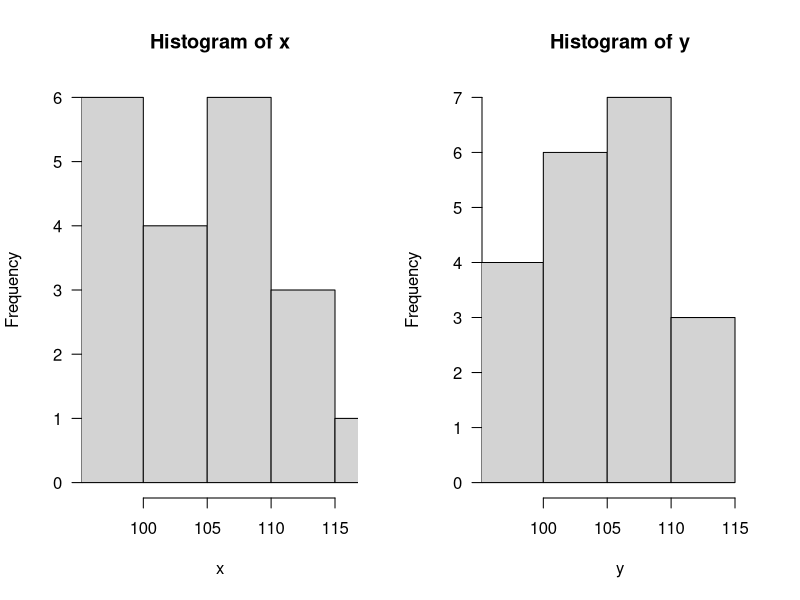
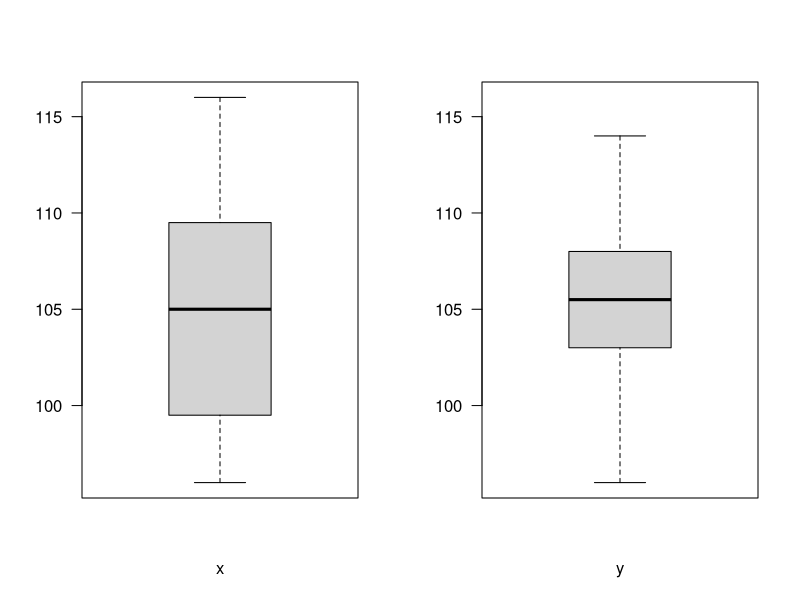

The R source for these figures, in order:
## ---- chunk 1

n=30; m = 20; x= rnorm(n, mean = 0, sd= 2)
y = rnorm(m, mean = 1, sd= 1)
var.test(x,y)
## ---- chunk 2

x= c(111, 107, 100, 99, 102, 106, 109, 108, 104, 99,
101, 96, 97, 102, 107, 113, 116, 113, 110, 98)
y=c(107, 108, 106, 98, 105, 103, 110, 105, 104,
100, 96, 108, 103, 104, 114, 114, 113, 108, 106, 99)
summary(x)
summary(y)
par(mfrow=c(1,2)); rxy=range(x,y)
hist(x,xlab="x",xlim=rxy,las=1)
hist(y,xlab="y",xlim=rxy,las=1)
par(mfrow=c(1,2));
boxplot(x,xlab="x",ylim=rxy,las=1)
boxplot(y,xlab="y",ylim=rxy,las=1)

ansari.test(x,y)
var.test(x,y)
## ---- chunk 3
x=c(2.9, 3.0, 2.5, 2.6, 3.2) # normal subjects
y=c(3.8, 2.7, 4.0, 2.4)#with obstructive airway disease
z=c(2.8, 3.4, 3.7, 2.2, 2.0) # with asbestosis
w=list(x,y,z)
w
kruskal.test(w)
